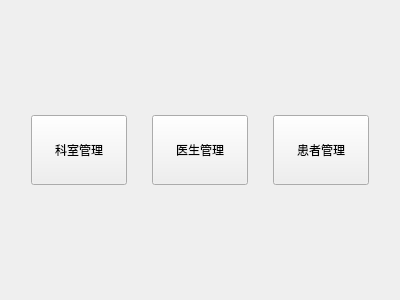
<?xml version="1.0" encoding="UTF-8"?>
<ui version="4.0">
 <class>WelcomeView</class>
 <widget class="QWidget" name="WelcomeView">
  <property name="geometry">
   <rect>
    <x>0</x>
    <y>0</y>
    <width>400</width>
    <height>300</height>
   </rect>
  </property>
  <property name="windowTitle">
   <string>欢迎</string>
  </property>
  <layout class="QVBoxLayout" name="verticalLayout">
   <item>
    <spacer name="verticalSpacer">
     <property name="orientation">
      <enum>Qt::Orientation::Vertical</enum>
     </property>
     <property name="sizeHint" stdset="0">
      <size>
       <width>20</width>
       <height>101</height>
      </size>
     </property>
    </spacer>
   </item>
   <item>
    <layout class="QHBoxLayout" name="horizontalLayout">
     <property name="spacing">
      <number>25</number>
     </property>
     <property name="leftMargin">
      <number>20</number>
     </property>
     <property name="rightMargin">
      <number>20</number>
     </property>
     <item>
      <widget class="QPushButton" name="btDepartment">
       <property name="minimumSize">
        <size>
         <width>70</width>
         <height>70</height>
        </size>
       </property>
       <property name="text">
        <string>科室管理</string>
       </property>
      </widget>
     </item>
     <item>
      <widget class="QPushButton" name="btDoctor">
       <property name="minimumSize">
        <size>
         <width>70</width>
         <height>70</height>
        </size>
       </property>
       <property name="text">
        <string>医生管理</string>
       </property>
      </widget>
     </item>
     <item>
      <widget class="QPushButton" name="btPatient">
       <property name="minimumSize">
        <size>
         <width>70</width>
         <height>70</height>
        </size>
       </property>
       <property name="text">
        <string>患者管理</string>
       </property>
      </widget>
     </item>
    </layout>
   </item>
   <item>
    <spacer name="verticalSpacer_2">
     <property name="orientation">
      <enum>Qt::Orientation::Vertical</enum>
     </property>
     <property name="sizeHint" stdset="0">
      <size>
       <width>20</width>
       <height>101</height>
      </size>
     </property>
    </spacer>
   </item>
  </layout>
 </widget>
 <resources/>
 <connections/>
</ui>
